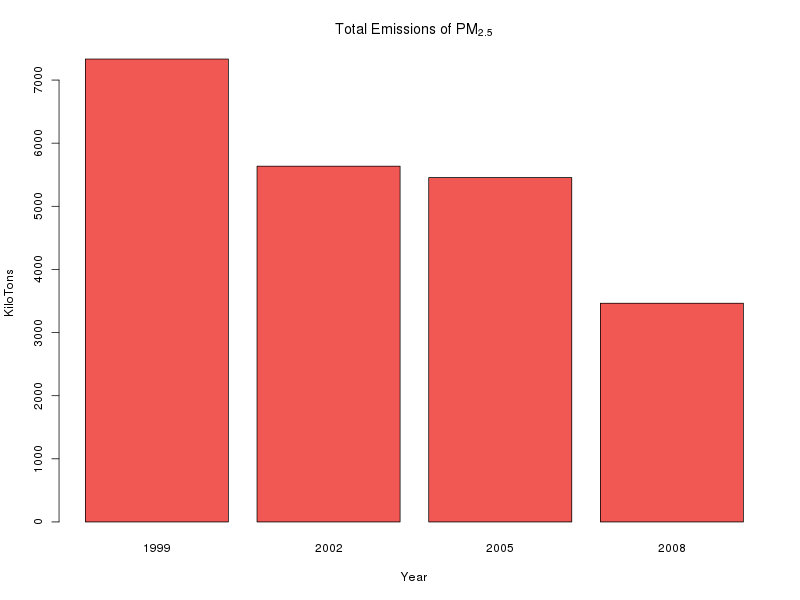

Recreate this plot in R.
#################################################################################################
## Peer-graded Assignment: Course Project 2
## Course Project for Exploratory Data Analysis - Week 4
##
## plot1.R answers the following question
##  Q1: Have total emissions from PM2.5 decreased in the United States from 1999 to 2008? 
##      Using the base plotting system, make a plot showing the total PM2.5 emission from all 
##      sources for each of the years 1999, 2002, 2005, and 2008.
##
## For that purpose, it does
## (0) downloads and reloads data if required
## (1) Aggregate tons of emissions by year, and convert to PM_KT (KiloTons)
## (2) Generate a bar plot of yearly aggreagates into plot1.png
#################################################################################################

# /0/
source('download.R')

# /1/ Aggregate tons of emissions by year, and convert to PM_KT (KiloTons)
Emissions <- aggregate(Emissions ~ year, NEI, sum)
Emissions$PM_KT <- Emissions[,2]/1000

# /2/ Generate the graph
png(filename='plot1.png', width=800, height=600, units='px')

barplot(Emissions$PM_KT, names.arg=Emissions$year, 
        main = expression('Total Emissions of PM'[2.5]),
        col = c('#F15854'),
        xlab = 'Year', 
        ylab = 'KiloTons')

dev.off()
